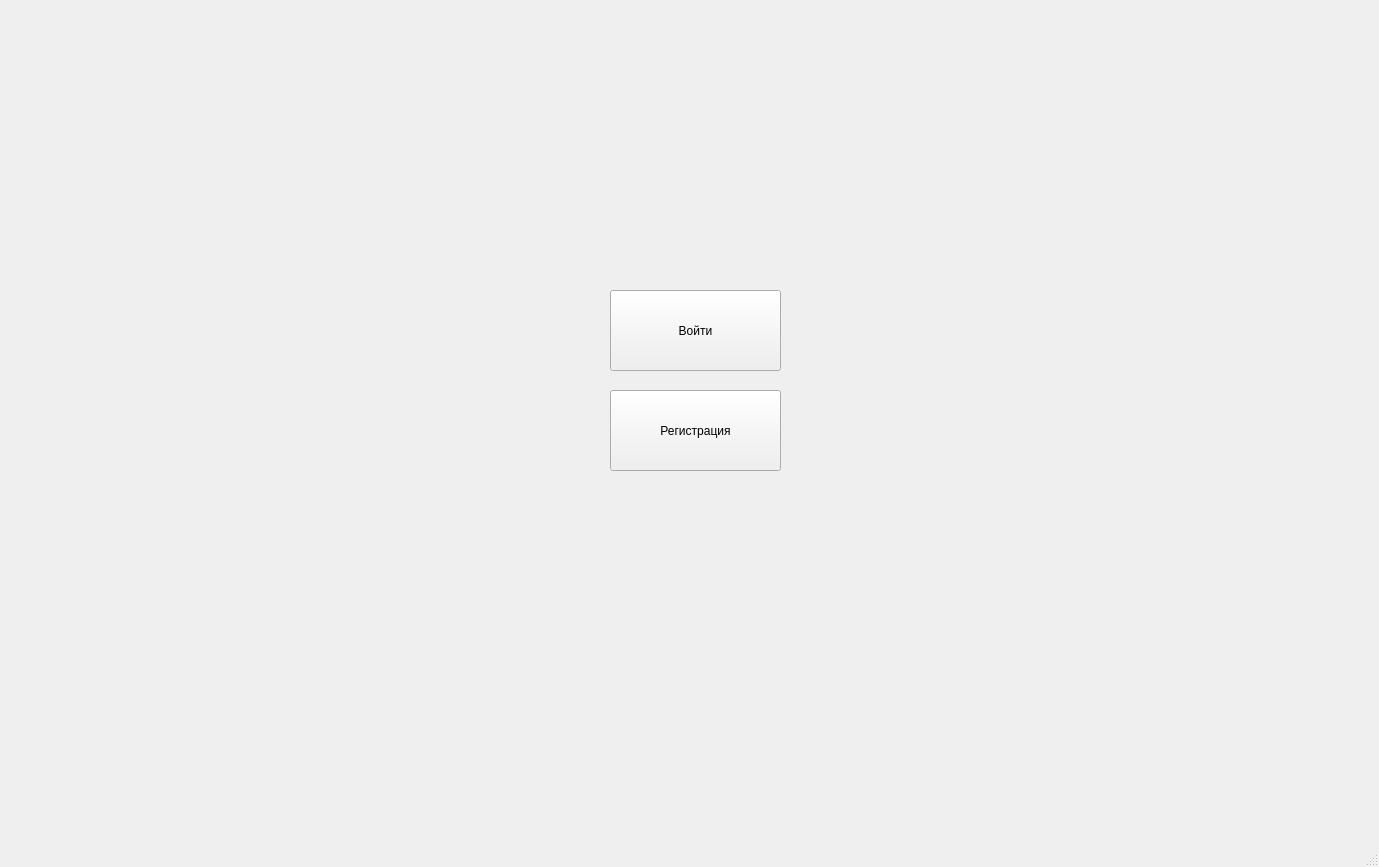
<?xml version="1.0" encoding="UTF-8"?>
<ui version="4.0">
 <class>MainWindow</class>
 <widget class="QMainWindow" name="MainWindow">
  <property name="geometry">
   <rect>
    <x>0</x>
    <y>0</y>
    <width>1379</width>
    <height>867</height>
   </rect>
  </property>
  <property name="windowTitle">
   <string>MainWindow</string>
  </property>
  <widget class="QWidget" name="centralwidget">
   <widget class="QPushButton" name="login_button">
    <property name="geometry">
     <rect>
      <x>610</x>
      <y>290</y>
      <width>171</width>
      <height>81</height>
     </rect>
    </property>
    <property name="text">
     <string>Войти</string>
    </property>
   </widget>
   <widget class="QPushButton" name="registration_button">
    <property name="geometry">
     <rect>
      <x>610</x>
      <y>390</y>
      <width>171</width>
      <height>81</height>
     </rect>
    </property>
    <property name="text">
     <string>Регистрация</string>
    </property>
   </widget>
  </widget>
  <widget class="QStatusBar" name="statusbar"/>
 </widget>
 <resources/>
 <connections/>
</ui>
